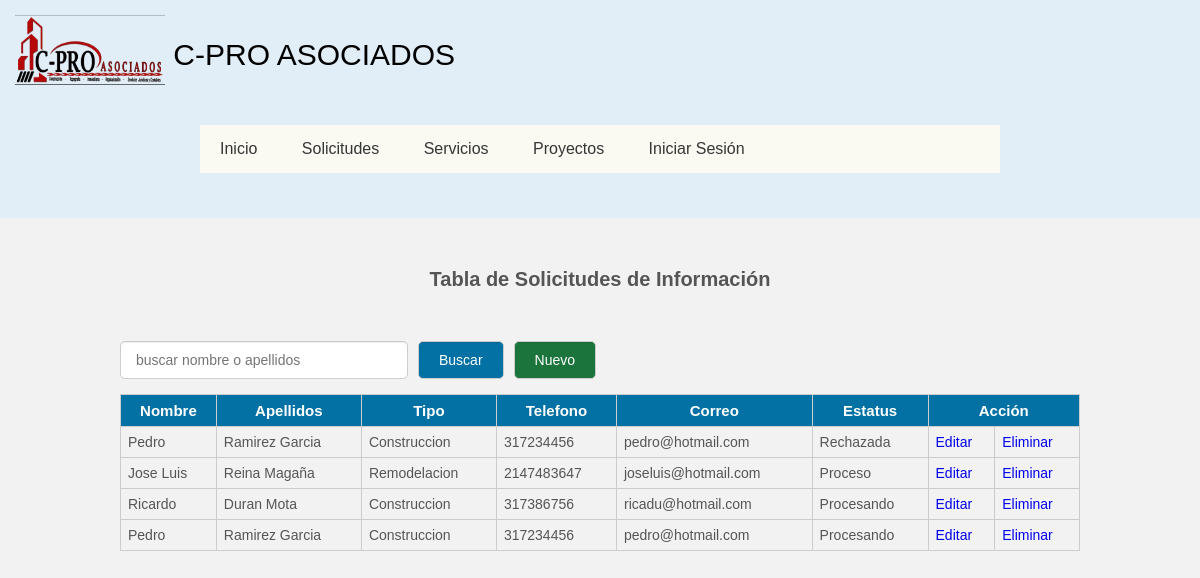
The page /Cliente/informacion.php on the database its author committed.
### tables this page shows
CREATE TABLE `solicitud_info` (
  `id` int(11) NOT NULL,
  `nombre` varchar(255) NOT NULL,
  `apellidos` varchar(255) NOT NULL,
  `tipo` varchar(100) NOT NULL,
  `telefono` int(10) NOT NULL,
  `correo` varchar(255) NOT NULL,
  `estatus` varchar(20) NOT NULL
);

### Cliente/informacion.php (the view, shortened to what this page needs)
<?php
    include_once 'conexion.php';
    $sentencia_select=$con->prepare('SELECT *FROM solicitud_info ORDER BY id DESC');
    $sentencia_select->execute();
    $resultado=$sentencia_select->fetchAll();
?>
<!DOCTYPE html>
<html lang="en">
<head>
	<link rel="stylesheet" href="css/estilos.css">
	<link rel="stylesheet" href="css/info.css">
</head>
<body>
	<header>
        <div class="logo">
                <a href="#"><img src="../img/logo.png" width="150" alt=""></a>
                <a href="#">C-PRO ASOCIADOS</a>
            </div>
        <nav class="navegacion">
            <ul class="menu">
                <li><a href="../indexcliente.php">Inicio</a></li>
                <li><a href="#">Solicitudes</a>
                </li>
                <li><a href="servicios.html">Servicios</a></li>
                <li><a href="proyectos.php">Proyectos</a>
                </li>
                <li><a href="login_usuario.php">Iniciar Sesión</a>
                </li>
            </ul>
        </nav>
    </header>
	<div class="contenedor">
		<h2>Tabla de Solicitudes de Información</h2>
		<div class="barra__buscador">
			<form action="" class="formulario" method="post">
				<input type="text" name="buscar" placeholder="buscar nombre o apellidos"
				value="<?php if(isset($buscar_text)) echo $buscar_text; ?>" class="input__text">
				<input type="submit" class="btn" name="btn_buscar" value="Buscar">
				<a href="insertsolicitud_info.php" class="btn btn__nuevo">Nuevo</a>
			</form>
			<table>
				<tr class="head">
					<td>Nombre</td>
					<td>Apellidos</td>
					<td>Tipo</td>
					<td>Telefono</td>
					<td>Correo</td>
					<td>Estatus</td>
					<td colspan="2">Acción</td>
				</tr>
				<?php foreach($resultado as $fila):?>
				<tr>
					<td><?php echo $fila['nombre']; ?></td>
					<td><?php echo $fila['apellidos']; ?></td>
					<td><?php echo $fila['tipo']; ?></td>
					<td><?php echo $fila['telefono']; ?></td>
					<td><?php echo $fila['correo']; ?></td>
					<td><?php echo $fila['estatus']; ?></td>
					<td><a href="updateinfo.php?id=<?php
					echo $fila['id']; ?>" class="btn btn_update">Editar</a></td>
					<td><a href="deletesolicitud.php?id=<?php
					echo $fila['id']; ?>" class="btn btn_delete">Eliminar</a></td>
				</tr>
				<?php endforeach ?>
			</table>
		</div>
	</div>
</body>
</html>

### Cliente/css/estilos.css (style rules this page uses)
* { margin:0; padding: 0; -webkit-box-sizing:border-box; -moz-box-sizing: border-box; box-sizing: border-box; }
body { background:#FDFCF8; }
header { background: #E1EDF7; width: 100%; padding: 15px; display: flex; justify-content: space-between; align-items: center; flex-direction: row; flex-wrap: wrap; }
header .logo { color: #fff; font-size: 30px }
header .logo img { width: 150px; height: 70px; vertical-align: top; }
header .logo a { color: black; text-decoration: none; line-height: 80px; }
.navegacion { width: 800px; margin: 30px auto; background: #FAFAF3; }
.navegacion ul { list-style: none; }
.menu > li { display: inline-block; }
.menu > li > a { display: block; padding: 15px 20px; color: #353535; font-family: sans-serif; text-decoration: none; text-align: center; }

### Cliente/css/info.css (style rules this page uses)
* { padding: 0; margin: 0px; box-sizing: border-box; }
body { font-family: 'Arial',sans-serif; font-size: 16px; background: #f2f2f2; }
a { text-decoration: none; }
.contenedor { width: 80%; max-width: 1000px; margin: 30px auto; overflow: hidden; }
h2 { display: block; margin-top: 20px; margin-bottom: 20px; text-align: center; font-size: 20px; font-family: 'Arial', sans-serif; font-weight: bold; color: #555; }
.barra__buscador { width: 100%; margin-top: 50px; margin-bottom: 10px; }
.formulario { display: flex; width: 100%; overflow: hidden; }
form .input__text { width: 100%; border: 1px solid #ccc; border-radius: 5px; box-shadow: 0 1px 1px rgba(0, 0, 0, 0.075) inset; color: #848688; display: block; font-size: 14px; margin-bottom: 15px; padding: 10px 15px; max-width: 30%; margin-right: 10px; outline: medium none; }
form .btn { border: 1px solid #ccc; border-radius: 5px; box-shadow: 0 1px 1px rgba(0, 0, 0, 0.075) inset; color: #fff; display: block; font-size: 14px; background: rgb(3, 113, 163); margin-bottom: 15px; padding: 10px 20px; margin-right: 10px; outline: medium none; cursor: pointer; }
.btn__nuevo { float: right; background: #1b743c !important; }
table { width: 100%; border-collapse: collapse; }
table .head { background: rgb(3, 113, 163); }
table .head td { color: #fff; font-family: 'Arial',sans-serif; font-weight: bold; font-size: 15px; text-align: center; }
table tr td { border:1px solid #ccc; padding: 7px; font-size: 14px; color: #555; }

### rows shown on the page
solicitud_info: nombre "Pedro", apellidos "Ramirez Garcia", tipo "Construccion", telefono "317234456", correo "pedro@hotmail.com", estatus "Rechazada"
solicitud_info: nombre "Jose Luis", apellidos "Reina Magaña", tipo "Remodelacion", telefono "2147483647", correo "joseluis@hotmail.com", estatus "Proceso"
solicitud_info: nombre "Ricardo", apellidos "Duran Mota", tipo "Construccion", telefono "317386756", correo "ricadu@hotmail.com", estatus "Procesando"
solicitud_info: nombre "Pedro", apellidos "Ramirez Garcia", tipo "Construccion", telefono "317234456", correo "pedro@hotmail.com", estatus "Procesando"
